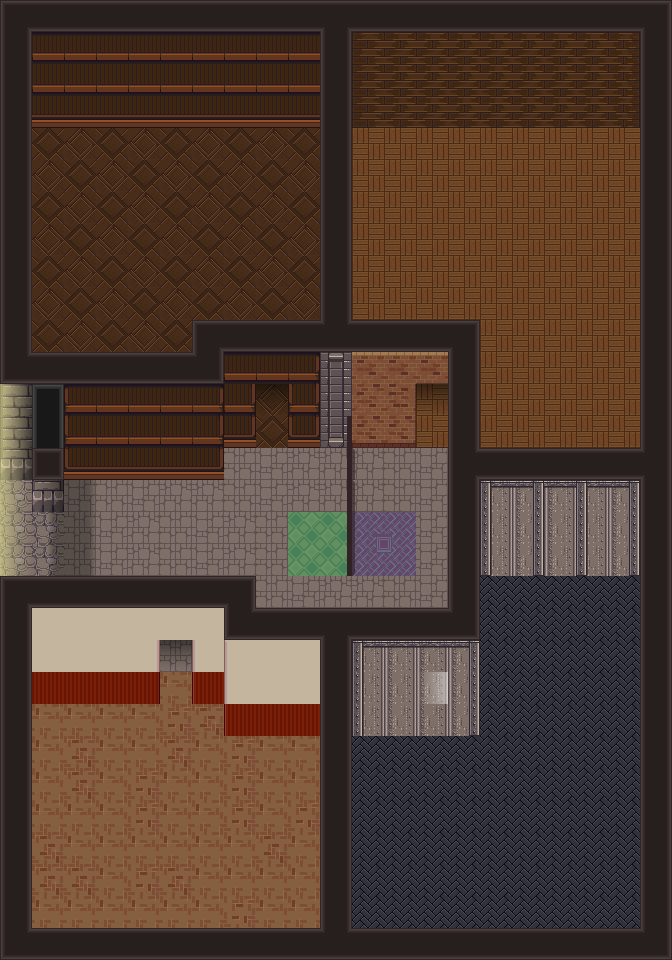

Below is a game level as drawn by its tile map, then a one-line description and the .tmx that defines it (tile-layer data replaced by summaries):
An orthogonal 21x30 tile map with 32x32 px tiles, 3 tile layers (bg, mid, foreground), 1 hidden layer not drawn, 6 tilesets and 8 objects (start).

<map version="1.11" tiledversion="1.11.2" orientation="orthogonal" renderorder="right-down" width="21" height="30" tilewidth="32" tileheight="32" infinite="0" nextlayerid="7" nextobjectid="10">
 <tileset firstgid="1" source="../Assorted_LPC/lpc-walls/walls.tsx" />
 <tileset firstgid="6145" source="../[Town]VictorianTenement_LPC.tsx" />
 <tileset firstgid="9217" source="../Assorted_LPC/lpc-floors/floors.tsx" />
 <tileset firstgid="11265" source="../Assorted_LPC/lpc-bricks-v6/bricks.tsx" />
 <tileset firstgid="13313" source="../[A]Wall-Up_pipo.tsx" />
 <tileset firstgid="13409" source="../[A]LightShadow_pipo.tsx" />
 <imagelayer id="6" name="ref" visible="0" offsetx="-960" offsety="-1408">
  <image source="../vtt-maps/District 6.webp" width="1728" height="2912" />
 </imagelayer>
 <layer id="1" name="bg" width="21" height="30">
  <data>[630 cells, 630 non-empty, 77 distinct tile ids]</data>
 </layer>
 <layer id="2" name="mid" width="21" height="30">
  <data>[630 cells, 26 non-empty, 10 distinct tile ids]</data>
 </layer>
 <layer id="3" name="foreground" width="21" height="30">
  <properties>
   <property name="z" type="int" value="1" />
  </properties>
  <data>[630 cells, 163 non-empty, 15 distinct tile ids]</data>
 </layer>
 <objectgroup id="4" name="Object Layer 1">
  <object id="1" name="start" x="96" y="512">
   <point />
  </object>
  <object id="2" x="0" y="512" width="32" height="64">
   <properties>
    <property name="dest" value="somewhere-district-6" />
    <property name="destDir" value="l" />
    <property name="destX" type="float" value="31" />
    <property name="destY" type="float" value="60" />
   </properties>
  </object>
  <object id="3" x="304" y="528" width="32" height="32" />
  <object id="4" x="368" y="528" width="32" height="32" />
  <object id="6" x="640" y="0" width="32" height="960">
   <properties>
    <property name="collision" type="bool" value="true" />
   </properties>
  </object>
  <object id="7" x="0" y="0" width="32" height="480">
   <properties>
    <property name="collision" type="bool" value="true" />
   </properties>
  </object>
  <object id="8" x="0" y="672" width="32" height="288">
   <properties>
    <property name="collision" type="bool" value="true" />
   </properties>
  </object>
  <object id="9" x="32" y="576" width="32" height="96">
   <properties>
    <property name="collision" type="bool" value="true" />
   </properties>
  </object>
 </objectgroup>
</map>
